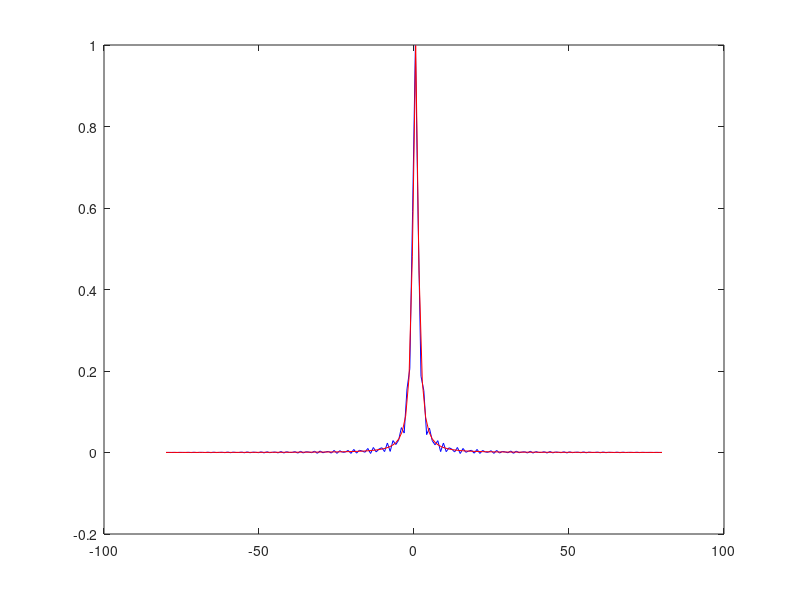

Here is the MATLAB script that generated this plot:
clc
clear
 
n = 150;
x=linspace(-80,80,n);
y=1./((x-0.5).^2+1);
z= fft(y);
padsize = 28/2;
 
if mod(length(z),2)
    zp = ifftshift([zeros(1,padsize) fftshift(z) zeros(1,padsize)]);
else
    zp = fftshift(z);
    zp(1) = zp(1)/2;
    zp(end+1) = zp(1);
    zp = ifftshift ([zeros(1,padsize) zp zeros(1,padsize-1)]);
end
figure ('Name','Function fft() AND ifft()');
xp = linspace (x(1), x(end), length(zp));
yp = ifft(zp)/length(z)*length(zp);
 
plot(xp, yp,'b',x,y,'r');
